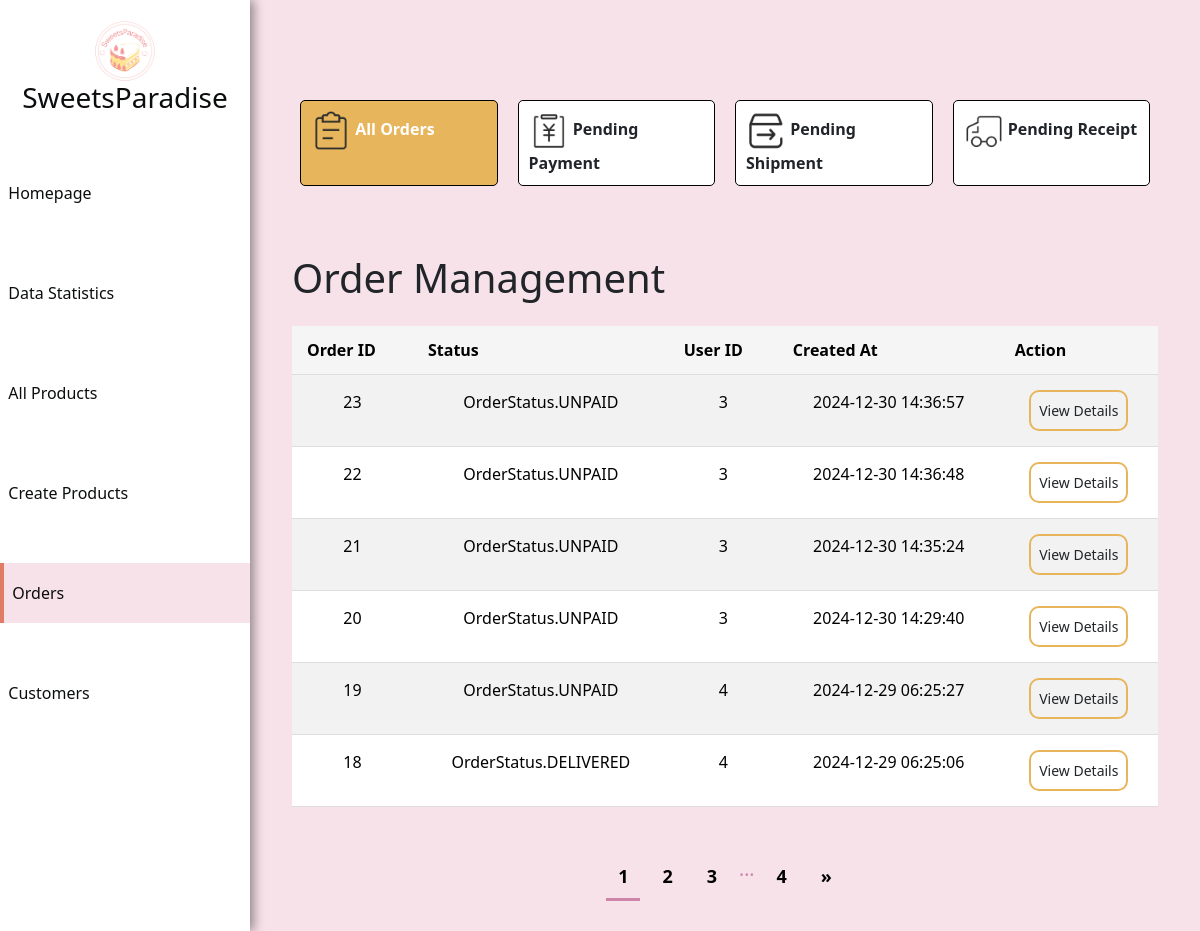
The page /admin/order/ALL (signed in) on the database as committed earlier.
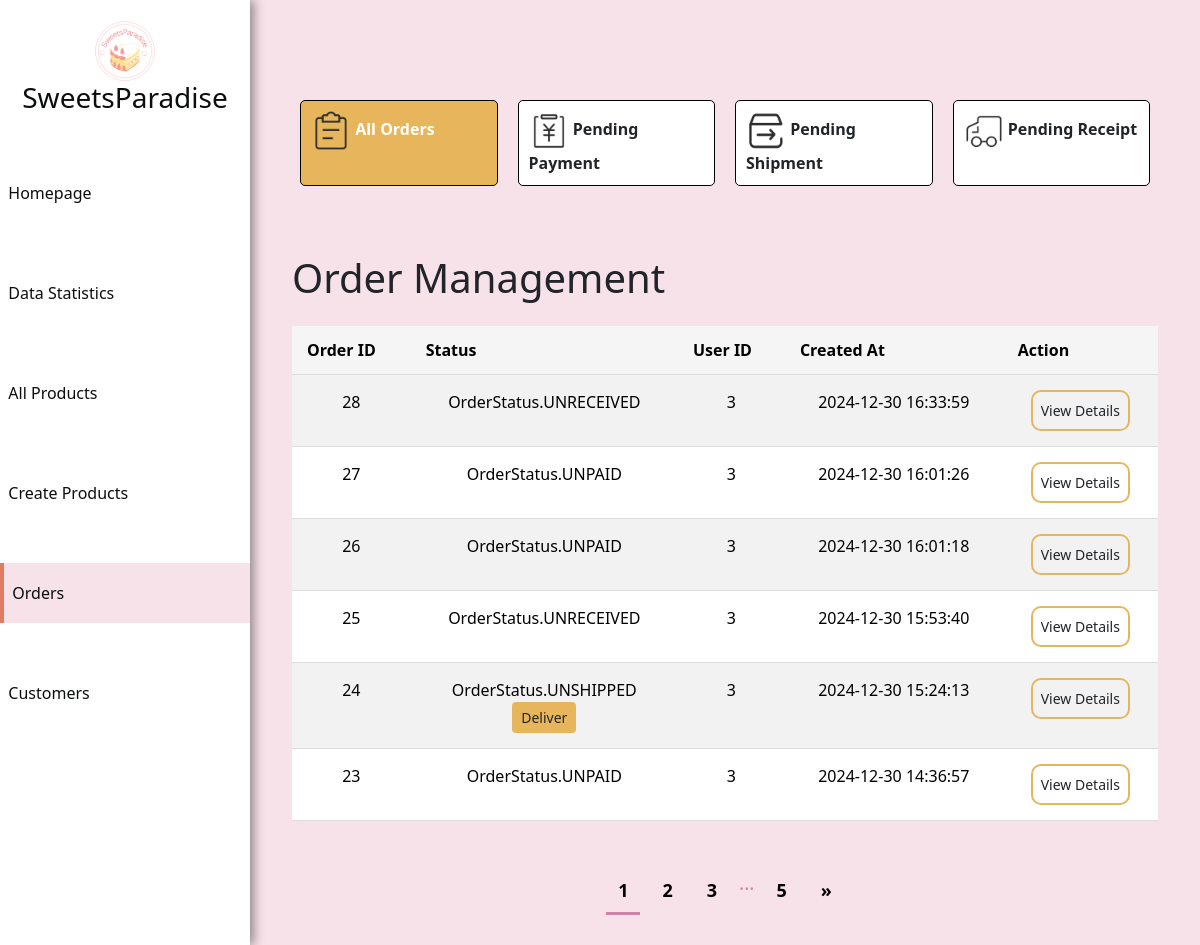
The same page on the database as committed later.
### app/models.py (models this page shows)
class Order(db.Model):
    id = db.Column(db.Integer, primary_key=True, autoincrement=True)
    order_date = db.Column(db.DateTime, default=datetime.utcnow, nullable=False)
    status = db.Column(Enum(OrderStatus), nullable=False, default=OrderStatus.UNPAID)
    total_price = db.Column(db.Float, nullable=False)
    user_id = db.Column(db.Integer, db.ForeignKey('user.id'), nullable=False)
    items = db.relationship('OrderItem', backref='order', lazy='dynamic')
    address_id = db.Column(db.Integer, db.ForeignKey('address.id'))

### app/views.py (the view)
@app.route('/admin/order/<string:category>', methods=['GET', 'POST'])
@login_required
@admin_required
def order_admin(category):
    page = request.args.get('page', 1, type=int)
    if category == 'UNPAID':
        order = Order.query.filter_by(status=OrderStatus.UNPAID).order_by(Order.order_date.desc()).all()
    elif category == 'UNSHIPPED':
        order = Order.query.filter_by(status=OrderStatus.UNSHIPPED).order_by(Order.order_date.desc()).all()
    elif category == 'UNRECEIVED':
        order = Order.query.filter_by(status=OrderStatus.UNRECEIVED).order_by(Order.order_date.desc()).all()
    else:
        order = Order.query.order_by(Order.order_date.desc()).all()
    per_page = 6
    total_orders = len(order)
    total_pages = max((total_orders + per_page - 1) // per_page, 1)
    start = (page - 1) * per_page
    end = start + per_page
    display_order = order[start:end]
    if request.method == 'POST':
        order_id = request.form.get("order_id")
        order = Order.query.get(order_id)
        order.status = OrderStatus.UNRECEIVED
        db.session.commit()
        return redirect(url_for('order_admin', category="ALL"))
    return render_template('admin_order.html',
                           orders=order,
                           category=category,
                           total_pages=total_pages,
                           display_order=display_order,
                           current_page=page)

### app/__init__.py (called while the page is built)
@login_manager.user_loader
def load_user(user_id):
    return User.query.get(int(user_id))

### app/views.py (called while the page is built)
def admin_required(f):
    @wraps(f)
    def decorated_function(*args, **kwargs):
        if not current_user.is_admin:
            flash('You do not have permission to view this page.', 'danger')  # 提示信息
            return redirect(url_for('home'))  # 跳转到首页或其他页面
        return f(*args, **kwargs)  # 如果是管理员，则继续执行视图函数
    return decorated_function

### app/templates/admin_order.html (shortened to what the changed rows need)
<!DOCTYPE html>
<html lang="en">
<head>
    <link rel="stylesheet" href="{{ url_for('static', filename='lib/bootstrap-5.3.2-dist/css/bootstrap.css') }}">
    <link rel="stylesheet" href="{{ url_for('static', filename='css/main.css') }}">
</head>
<body id="admin">
<main id="content">
    <div class="choose-wrap" id="order_page">
        <div class="orders">
            <div class="main selected">
                <div class="container my-5">
                    <h1 class="mb-4">Order Management</h1>
                    <table class="table table-striped">
                        <thead>
                            <tr>
                                <th scope="col">Order ID</th>
                                <th scope="col">Status</th>
                                <th scope="col">User ID</th>
                                <th scope="col">Created At</th>
                                <th scope="col">Action</th>
                            </tr>
                        </thead>
                        <tbody>
                            {% for order in display_order %}
                            <tr>
                                <td>{{ order.id }}</td>
                                <td>{{ order.status }}
                                     {% if order.status.name == 'UNSHIPPED' %}
                                    <form action="" method="post">
                                        <button type="submit" class="btn btn-sm deliver">Deliver</button>
                                    </form>
                                {% endif %}
                                </td>
                                <td>{{ order.user_id }}</td>
                                <td>{{ order.order_date.strftime('%Y-%m-%d %H:%M:%S') }}</td>
                                <td>
                                    <a href="{{ url_for('order_detail', order_id=order.id) }}" class="btn btn-sm">View Details</a>
                                </td>
                            </tr>
                            {% endfor %}
                        </tbody>
                    </table>
                </div>
            </div>
        </div>
        <div class="page-container">
            {% for page_num in range(current_page - 2, current_page + 3) %}
            {% if page_num > 0 and page_num <= total_pages %}
            {% if page_num == current_page %}
            <a href="?page={{ page_num }}&category={{ category }}"
               class="page-btn active" aria-current="page"> {{ page_num }} </a>
            {% else %}
            <a href="?page={{ page_num }}&category={{ category }}"
               class="page-btn" aria-label="Page {{ page_num }}"> {{ page_num }} </a>
            {% endif %}
            {% endif %}
            {% endfor %}
            {% if current_page < total_pages - 2 %}
            <span class="ellipsis" aria-hidden="true">...</span>
            <a href="?page={{ total_pages }}&category={{ category }}" class="page-btn"  aria-label="Page {{ total_pages }}, Last page" >{{ total_pages }}</a>
            {% endif %}
            {% if current_page != total_pages and current_page >=1 %}
            <a href="?page={{ current_page + 1 }}&category={{ category }}" class="page-btn" aria-label="Next page">
                &raquo;
            </a>
            {% endif %}
        </div>
    </div>
</main>
</body>
</html>

Rows that differ between the two databases and show on the page:
no longer on this page (row unchanged): Order: id "22", status "OrderStatus.UNPAID", user_id "3", order_date "2024-12-30 14:36:48"
no longer on this page (row unchanged): Order: id "21", status "OrderStatus.UNPAID", user_id "3", order_date "2024-12-30 14:35:24"
no longer on this page (row unchanged): Order: id "20", status "OrderStatus.UNPAID", user_id "3", order_date "2024-12-30 14:29:40"
no longer on this page (row unchanged): Order: id "19", status "OrderStatus.UNPAID", user_id "4", order_date "2024-12-29 06:25:27"
no longer on this page (row unchanged): Order: id "18", status "OrderStatus.DELIVERED", user_id "4", order_date "2024-12-29 06:25:06"
added Order: id "28", status "OrderStatus.UNRECEIVED", user_id "3", order_date "2024-12-30 16:33:59"
added Order: id "27", status "OrderStatus.UNPAID", user_id "3", order_date "2024-12-30 16:01:26"
added Order: id "26", status "OrderStatus.UNPAID", user_id "3", order_date "2024-12-30 16:01:18"
added Order: id "25", status "OrderStatus.UNRECEIVED", user_id "3", order_date "2024-12-30 15:53:40"
added Order: id "24", status "OrderStatus.UNSHIPPED", user_id "3", order_date "2024-12-30 15:24:13"
Other text that changed with them:
{{ total_pages }}: "4" → "5"
